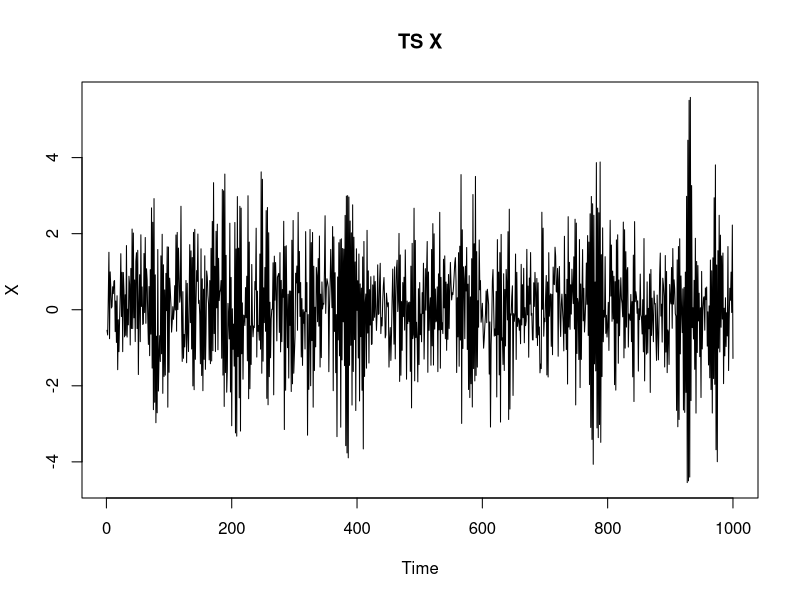
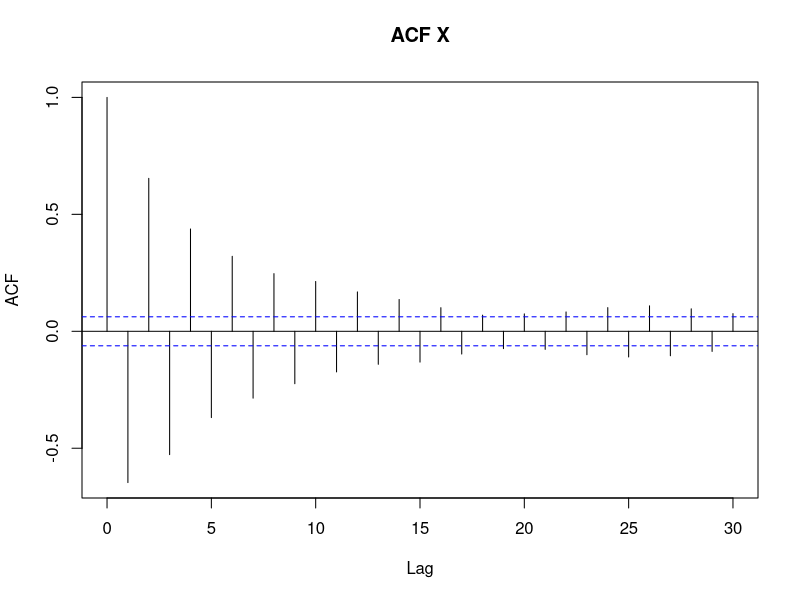
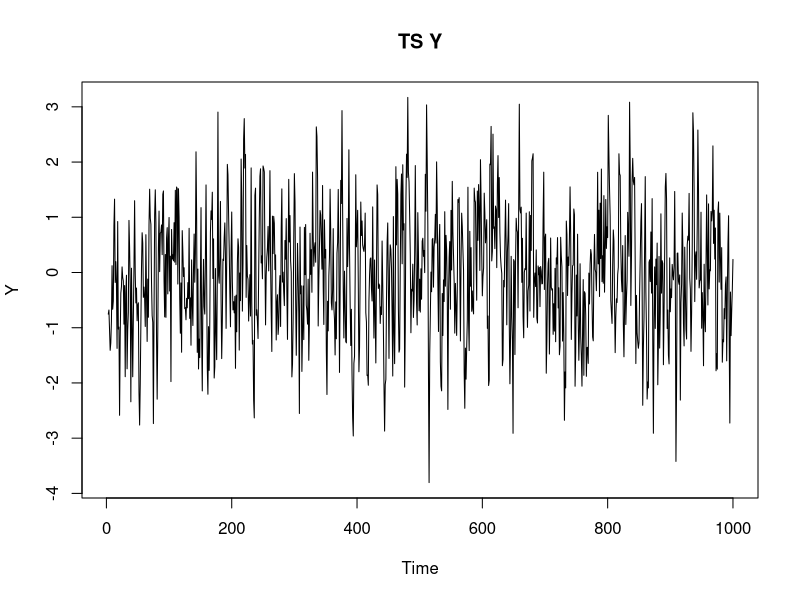
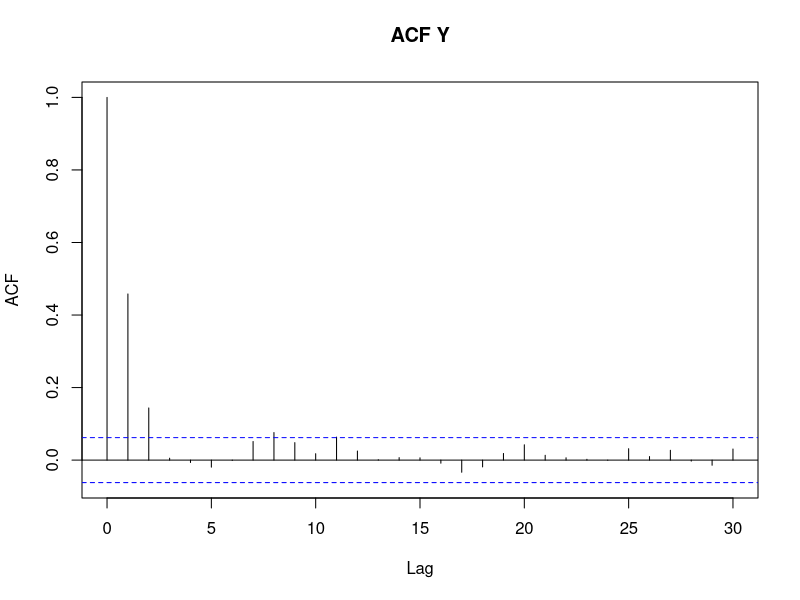
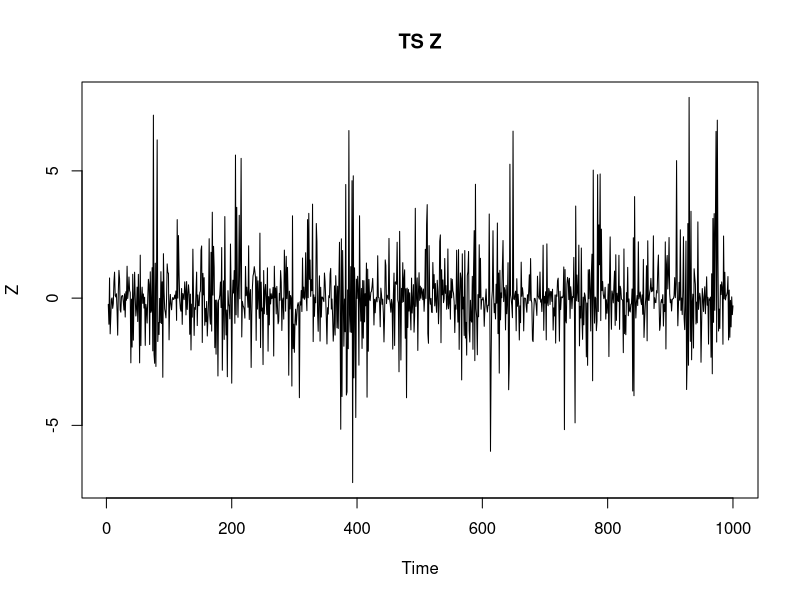
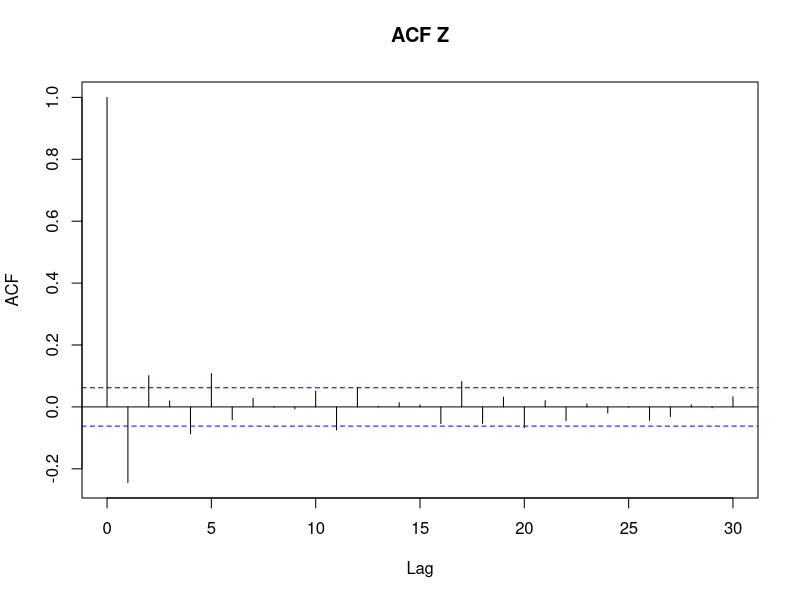

Generate these figures, in order, with R:
## ---- chunk 1
W = rnorm(n=1000, mean=0, sd=1)
X=filter(W,c(-0.4,0.4),method ="recursive")
V= rnorm(n=1000,mean=0,sd=1)
Y= filter(V,c(1,0.5,0.2),sides=1)
Z=X*Y

plot(X,main="TS X"); acf(X,main="ACF X")
plot(Y,main="TS Y"); acf(Y, na.action = na.pass,main ="ACF Y")
plot(Z,main="TS Z"); acf(Z,na.action = na.pass, main = "ACF Z")
## ---- chunk 2


